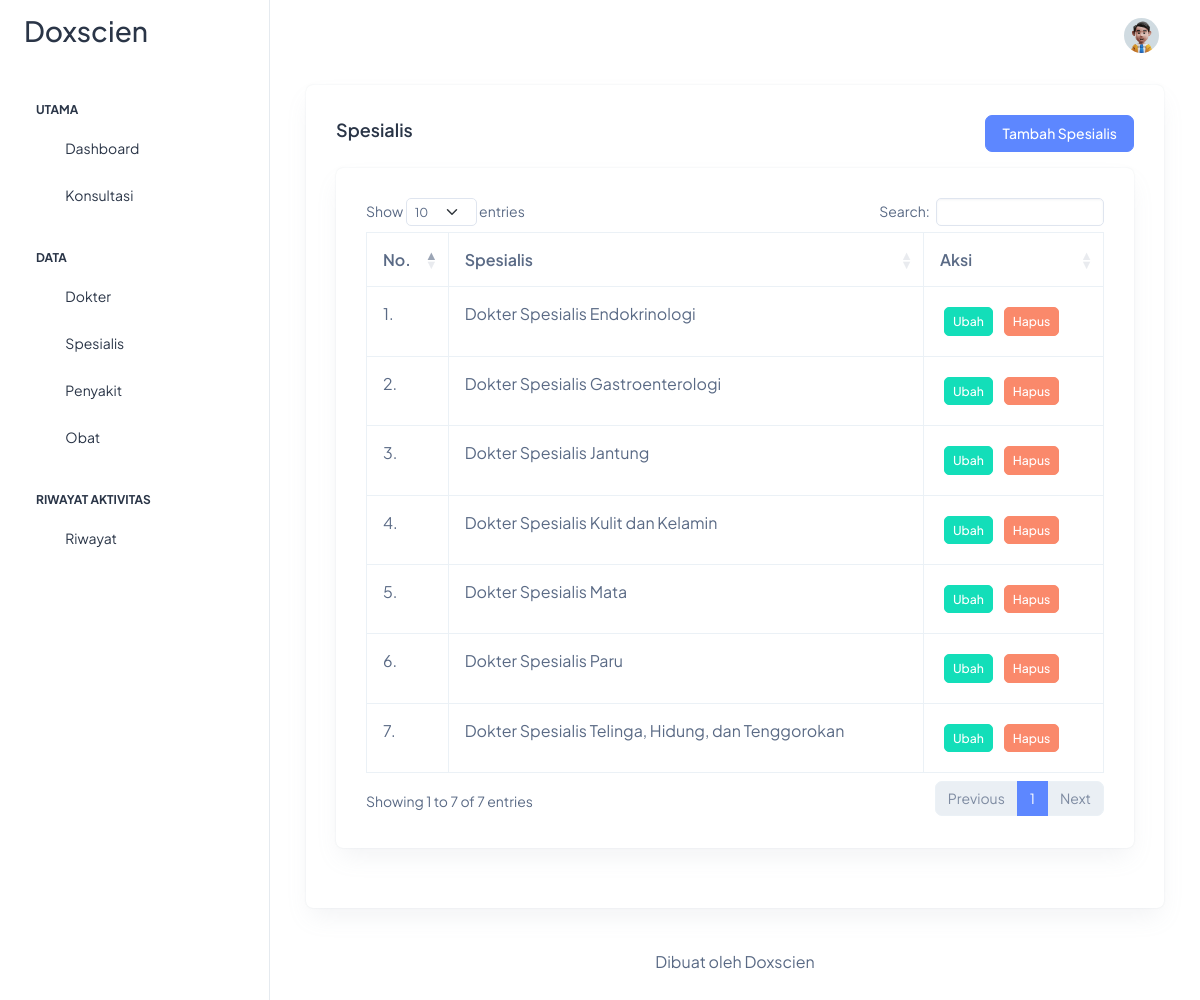
The app's page /admin/spesialis/index.php (signed in) with its own data.
### tables this page shows
CREATE TABLE `spesialis` (
  `id_spesialis` int(11) NOT NULL,
  `spesialis` varchar(100) NOT NULL
);

### admin/spesialis/index.php (the view, shortened to what this page needs)
<?php
  require_once '../../koneksi.php';
  $spesialis = mysqli_query($koneksi, "SELECT * FROM spesialis ORDER BY spesialis ASC");
?>
<!doctype html>
<html lang="en">
<head>
  <?php include_once '../include/head.php'; ?>
</head>
<body>
  <div class="page-wrapper" id="main-wrapper" data-layout="vertical" data-navbarbg="skin6" data-sidebartype="full"
    data-sidebar-position="fixed" data-header-position="fixed">
    <?php
      include_once '../include/sidebar.php';
    ?>
    <div class="body-wrapper">
      <?php
        include_once '../include/navbar.php';
      ?>
      <div class="container-fluid">
        <div class="container-fluid">
          <div class="card">
            <div class="card-body">
              <div class="row mb-3">
                <div class="col-md-6 head-left">
                  <h5 class="card-title fw-semibold">Spesialis</h5>
                </div>
                <div class="col-md-6 head-right">
                  <a href="<?= BASE_URL; ?>/admin/spesialis/tambah_spesialis.php" class="btn btn-primary">Tambah Spesialis</a>
                </div>
              </div>
              <div class="card">
                <div class="card-body">
                  <div class="table-responsive">
                    <table class="table table-bordered" id="dataTable" width="100%" cellspacing="0">
                      <thead>
                        <tr>
                          <th>No.</th>
                          <th>Spesialis</th>
                          <th>Aksi</th>
                        </tr>
                      </thead>
                      <tbody>
                        <?php $i = 1; ?>
                        <?php foreach ($spesialis as $data_spesialis): ?>
                          <tr>
                            <td><?= $i++; ?>.</td>
                            <td><?= $data_spesialis['spesialis']; ?></td>
                            <td>
                              <a href="ubah_spesialis.php?id_spesialis=<?= $data_spesialis['id_spesialis']; ?>" class="m-1 btn btn-sm btn-success">Ubah</a>
                              <a data-nama="Spesialis <?= $data_spesialis['spesialis']; ?> akan terhapus!" href="hapus_spesialis.php?id_spesialis=<?= $data_spesialis['id_spesialis']; ?>" class="btn-delete m-1 btn btn-sm btn-danger">Hapus</a>
                            </td>
                          </tr>
                        <?php endforeach ?>
                      </tbody>
                    </table>
                  </div>
                </div>
              </div>
            </div>
          </div>
        </div>
        <?php include_once '../include/footer.php'; ?>
      </div>
    </div>
  </div>
</body>
</html>

### admin/include/head.php (shortened to what this page needs)
<link rel="stylesheet" href="<?= BASE_URL; ?>/assets/libs/datatables/dataTables.bootstrap5.min.css">
<link rel="stylesheet" href="<?= BASE_URL; ?>/assets/libs/quill/quill.snow.css">
<link rel="stylesheet" href="<?= BASE_URL; ?>/assets/css/styles.min.css">
<link rel="stylesheet" href="<?= BASE_URL; ?>/assets/css/doxscien.css">

### admin/include/sidebar.php (shortened to what this page needs)
<aside class="left-sidebar">
  <div>
    <div class="brand-logo d-flex align-items-center justify-content-between">
      <a href="index.php" class="text-nowrap logo-img">
        <h2>Doxscien</h2>
      </a>
    </div>
    <nav class="sidebar-nav scroll-sidebar" data-simplebar="">
      <ul id="sidebarnav">
        <li class="nav-small-cap">
          <span class="hide-menu">Utama</span>
        </li>
        <li class="sidebar-item">
          <a class="sidebar-link" href="<?= BASE_URL; ?>/admin/index.php" aria-expanded="false">
            <span>
              <i class="ti ti-layout-dashboard"></i>
            </span>
            <span class="hide-menu">Dashboard</span>
          </a>
        </li>
        <li class="sidebar-item">
          <a class="sidebar-link" href="<?= BASE_URL; ?>/admin/konsultasi/index.php" aria-expanded="false">
            <span>
              <i class="ti ti-message"></i>
            </span>
            <span class="hide-menu">Konsultasi</span>
          </a>
        </li>
        <li class="nav-small-cap">
          <span class="hide-menu">Data</span>
        </li>
        <li class="sidebar-item">
          <a class="sidebar-link" href="<?= BASE_URL; ?>/admin/dokter/index.php" aria-expanded="false">
            <span>
              <i class="ti ti-stethoscope"></i>
            </span>
            <span class="hide-menu">Dokter</span>
          </a>
        </li>
        <li class="sidebar-item">
          <a class="sidebar-link" href="<?= BASE_URL; ?>/admin/spesialis/index.php" aria-expanded="false">
            <span>
              <i class="ti ti-tools"></i>
            </span>
            <span class="hide-menu">Spesialis</span>
          </a>
        </li>
        <li class="sidebar-item">
          <a class="sidebar-link" href="<?= BASE_URL; ?>/admin/penyakit/index.php" aria-expanded="false">
            <span>
              <i class="ti ti-virus"></i>
            </span>
            <span class="hide-menu">Penyakit</span>
          </a>
        </li>
        <li class="sidebar-item">
          <a class="sidebar-link" href="<?= BASE_URL; ?>/admin/obat/index.php" aria-expanded="false">
            <span>
              <i class="ti ti-vaccine-bottle"></i>
            </span>
            <span class="hide-menu">Obat</span>
          </a>
        </li>
        <li class="nav-small-cap">
          <span class="hide-menu">Riwayat Aktivitas</span>
        </li>
        <li class="sidebar-item">
          <a class="sidebar-link" href="<?= BASE_URL; ?>/admin/riwayat/index.php" aria-expanded="false">
            <span>
              <i class="ti ti-article"></i>
            </span>
            <span class="hide-menu">Riwayat</span>
          </a>
        </li>
      </ul>
    </nav>
  </div>
</aside>

### admin/include/navbar.php (shortened to what this page needs)
<header class="app-header">
  <nav class="navbar navbar-expand-lg navbar-light">
    <div class="navbar-collapse justify-content-end px-0" id="navbarNav">
      <ul class="navbar-nav flex-row ms-auto align-items-center justify-content-end">
        <li class="nav-item dropdown">
          <a class="nav-link nav-icon-hover" href="javascript:void(0)" id="drop2" data-bs-toggle="dropdown"
            aria-expanded="false">
            <img src="<?= BASE_URL; ?>/assets/images/profile/user-1.jpg" alt="" width="35" height="35" class="rounded-circle">
          </a>
        </li>
      </ul>
    </div>
  </nav>
</header>

### admin/include/footer.php
<div class="py-6 px-6 text-center">
  <p class="mb-0 fs-4">Dibuat oleh Doxscien</p>
</div>

### assets/css/doxscien.css (style rules this page uses)
.head-left { text-align: left; margin: auto; }
.head-right { text-align: right; margin: auto; }

### records on screen
spesialis: spesialis "Dokter Spesialis Endokrinologi"
spesialis: spesialis "Dokter Spesialis Gastroenterologi"
spesialis: spesialis "Dokter Spesialis Jantung"
spesialis: spesialis "Dokter Spesialis Kulit dan Kelamin"
spesialis: spesialis "Dokter Spesialis Mata"
spesialis: spesialis "Dokter Spesialis Paru"
spesialis: spesialis "Dokter Spesialis Telinga, Hidung, dan Tenggorokan"
